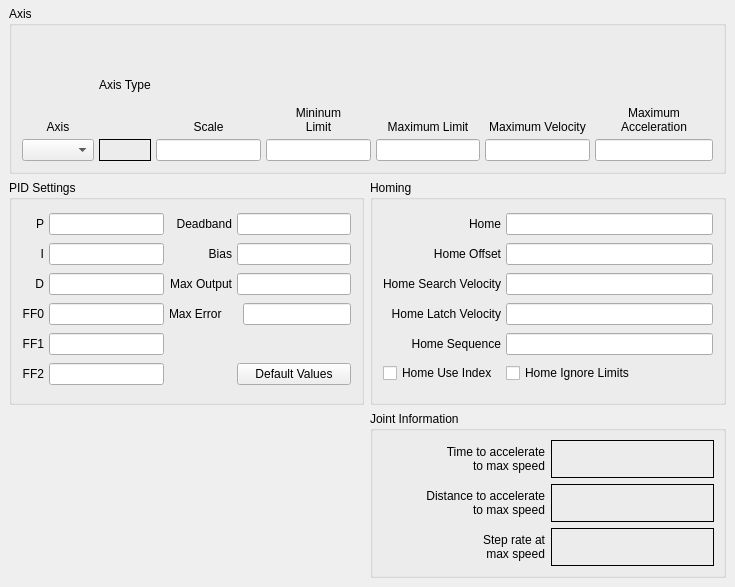
              <widget class="QWidget" name="servoJoint_5">
               <attribute name="title">
                <string>Joint 5</string>
               </attribute>
               <widget class="QGroupBox" name="gridGroupBox_15">
                <property name="geometry">
                 <rect>
                  <x>370</x>
                  <y>411</y>
                  <width>356</width>
                  <height>167</height>
                 </rect>
                </property>
                <property name="title">
                 <string>Joint Information</string>
                </property>
                <layout class="QGridLayout" name="gridLayout_82">
                 <item row="0" column="0">
                  <widget class="QLabel" name="label_597">
                   <property name="text">
                    <string>&lt;html&gt;&lt;head/&gt;&lt;body&gt;&lt;p align=&quot;right&quot;&gt;Time to accelerate&lt;br/&gt;to max speed&lt;/p&gt;&lt;/body&gt;&lt;/html&gt;</string>
                   </property>
                  </widget>
                 </item>
                 <item row="1" column="0">
                  <widget class="QLabel" name="label_598">
                   <property name="text">
                    <string>&lt;html&gt;&lt;head/&gt;&lt;body&gt;&lt;p align=&quot;right&quot;&gt;Distance to accelerate&lt;br/&gt;to max speed&lt;/p&gt;&lt;/body&gt;&lt;/html&gt;</string>
                   </property>
                  </widget>
                 </item>
                 <item row="2" column="0">
                  <widget class="QLabel" name="label_599">
                   <property name="text">
                    <string>&lt;html&gt;&lt;head/&gt;&lt;body&gt;&lt;p align=&quot;right&quot;&gt;Step rate at&lt;br/&gt;max speed&lt;/p&gt;&lt;/body&gt;&lt;/html&gt;</string>
                   </property>
                  </widget>
                 </item>
                 <item row="1" column="1">
                  <widget class="QLabel" name="distanceJoint_10">
                   <property name="frameShape">
                    <enum>QFrame::Box</enum>
                   </property>
                   <property name="text">
                    <string/>
                   </property>
                  </widget>
                 </item>
                 <item row="0" column="1">
                  <widget class="QLabel" name="timeJoint_10">
                   <property name="frameShape">
                    <enum>QFrame::Box</enum>
                   </property>
                   <property name="text">
                    <string/>
                   </property>
                  </widget>
                 </item>
                 <item row="2" column="1">
                  <widget class="QLabel" name="stepRateJoint_10">
                   <property name="frameShape">
                    <enum>QFrame::Box</enum>
                   </property>
                   <property name="text">
                    <string/>
                   </property>
                  </widget>
                 </item>
                </layout>
               </widget>
               <widget class="QGroupBox" name="jointAxisGroup_10">
                <property name="geometry">
                 <rect>
                  <x>9</x>
                  <y>6</y>
                  <width>717</width>
                  <height>168</height>
                 </rect>
                </property>
                <property name="title">
                 <string>Axis</string>
                </property>
                <layout class="QGridLayout" name="gridLayout_80">
                 <property name="margin">
                  <number>10</number>
                 </property>
                 <property name="spacing">
                  <number>5</number>
                 </property>
                 <item row="1" column="0">
                  <widget class="QComboBox" name="axisCB_10"/>
                 </item>
                 <item row="0" column="3">
                  <widget class="QLabel" name="label_586">
                   <property name="text">
                    <string>&lt;html&gt;&lt;head/&gt;&lt;body&gt;&lt;p&gt;Mininum&lt;br/&gt;Limit&lt;/p&gt;&lt;/body&gt;&lt;/html&gt;</string>
                   </property>
                   <property name="alignment">
                    <set>Qt::AlignBottom|Qt::AlignHCenter</set>
                   </property>
                   <property name="wordWrap">
                    <bool>true</bool>
                   </property>
                  </widget>
                 </item>
                 <item row="0" column="0">
                  <widget class="QLabel" name="label_587">
                   <property name="text">
                    <string>Axis</string>
                   </property>
                   <property name="alignment">
                    <set>Qt::AlignBottom|Qt::AlignHCenter</set>
                   </property>
                  </widget>
                 </item>
                 <item row="1" column="3">
                  <widget class="QLineEdit" name="minLimit_10">
                   <property name="alignment">
                    <set>Qt::AlignRight|Qt::AlignTrailing|Qt::AlignVCenter</set>
                   </property>
                  </widget>
                 </item>
                 <item row="1" column="4">
                  <widget class="QLineEdit" name="maxLimit_10">
                   <property name="alignment">
                    <set>Qt::AlignRight|Qt::AlignTrailing|Qt::AlignVCenter</set>
                   </property>
                  </widget>
                 </item>
                 <item row="0" column="4">
                  <widget class="QLabel" name="label_588">
                   <property name="text">
                    <string>Maximum Limit</string>
                   </property>
                   <property name="textFormat">
                    <enum>Qt::AutoText</enum>
                   </property>
                   <property name="alignment">
                    <set>Qt::AlignBottom|Qt::AlignHCenter</set>
                   </property>
                   <property name="wordWrap">
                    <bool>true</bool>
                   </property>
                  </widget>
                 </item>
                 <item row="0" column="5">
                  <widget class="QLabel" name="label_589">
                   <property name="text">
                    <string>Maximum Velocity</string>
                   </property>
                   <property name="alignment">
                    <set>Qt::AlignBottom|Qt::AlignHCenter</set>
                   </property>
                   <property name="wordWrap">
                    <bool>true</bool>
                   </property>
                  </widget>
                 </item>
                 <item row="1" column="5">
                  <widget class="QLineEdit" name="maxVelocity_10">
                   <property name="alignment">
                    <set>Qt::AlignRight|Qt::AlignTrailing|Qt::AlignVCenter</set>
                   </property>
                  </widget>
                 </item>
                 <item row="0" column="2">
                  <widget class="QLabel" name="label_590">
                   <property name="text">
                    <string>Scale</string>
                   </property>
                   <property name="alignment">
                    <set>Qt::AlignBottom|Qt::AlignHCenter</set>
                   </property>
                  </widget>
                 </item>
                 <item row="0" column="6">
                  <widget class="QLabel" name="label_591">
                   <property name="text">
                    <string>Maximum Acceleration</string>
                   </property>
                   <property name="alignment">
                    <set>Qt::AlignBottom|Qt::AlignHCenter</set>
                   </property>
                   <property name="wordWrap">
                    <bool>true</bool>
                   </property>
                  </widget>
                 </item>
                 <item row="1" column="6">
                  <widget class="QLineEdit" name="maxAccel_10">
                   <property name="alignment">
                    <set>Qt::AlignRight|Qt::AlignTrailing|Qt::AlignVCenter</set>
                   </property>
                  </widget>
                 </item>
                 <item row="0" column="1">
                  <widget class="QLabel" name="label_592">
                   <property name="text">
                    <string>Axis Type</string>
                   </property>
                  </widget>
                 </item>
                 <item row="1" column="1">
                  <widget class="QLabel" name="axisType_10">
                   <property name="frameShape">
                    <enum>QFrame::Box</enum>
                   </property>
                   <property name="text">
                    <string/>
                   </property>
                  </widget>
                 </item>
                 <item row="1" column="2">
                  <widget class="QLineEdit" name="scale_10"/>
                 </item>
                </layout>
               </widget>
               <widget class="QGroupBox" name="groupBox_31">
                <property name="geometry">
                 <rect>
                  <x>9</x>
                  <y>180</y>
                  <width>355</width>
                  <height>225</height>
                 </rect>
                </property>
                <property name="title">
                 <string>PID Settings</string>
                </property>
                <layout class="QGridLayout" name="gridLayout_83">
                 <property name="margin">
                  <number>10</number>
                 </property>
                 <property name="spacing">
                  <number>5</number>
                 </property>
                 <item row="0" column="0">
                  <widget class="QLabel" name="label_593">
                   <property name="text">
                    <string>P</string>
                   </property>
                   <property name="alignment">
                    <set>Qt::AlignRight|Qt::AlignTrailing|Qt::AlignVCenter</set>
                   </property>
                  </widget>
                 </item>
                 <item row="0" column="1">
                  <widget class="QLineEdit" name="p_10">
                   <property name="text">
                    <string/>
                   </property>
                   <property name="alignment">
                    <set>Qt::AlignRight|Qt::AlignTrailing|Qt::AlignVCenter</set>
                   </property>
                  </widget>
                 </item>
                 <item row="0" column="2">
                  <widget class="QLabel" name="label_600">
                   <property name="text">
                    <string>Deadband</string>
                   </property>
                   <property name="alignment">
                    <set>Qt::AlignRight|Qt::AlignTrailing|Qt::AlignVCenter</set>
                   </property>
                  </widget>
                 </item>
                 <item row="0" column="3">
                  <widget class="QLineEdit" name="deadband_10">
                   <property name="text">
                    <string/>
                   </property>
                   <property name="alignment">
                    <set>Qt::AlignRight|Qt::AlignTrailing|Qt::AlignVCenter</set>
                   </property>
                  </widget>
                 </item>
                 <item row="1" column="0">
                  <widget class="QLabel" name="label_601">
                   <property name="text">
                    <string>I</string>
                   </property>
                   <property name="alignment">
                    <set>Qt::AlignRight|Qt::AlignTrailing|Qt::AlignVCenter</set>
                   </property>
                  </widget>
                 </item>
                 <item row="1" column="1">
                  <widget class="QLineEdit" name="i_10">
                   <property name="text">
                    <string/>
                   </property>
                   <property name="alignment">
                    <set>Qt::AlignRight|Qt::AlignTrailing|Qt::AlignVCenter</set>
                   </property>
                  </widget>
                 </item>
                 <item row="1" column="2">
                  <widget class="QLabel" name="label_602">
                   <property name="text">
                    <string>Bias</string>
                   </property>
                   <property name="alignment">
                    <set>Qt::AlignRight|Qt::AlignTrailing|Qt::AlignVCenter</set>
                   </property>
                  </widget>
                 </item>
                 <item row="1" column="3">
                  <widget class="QLineEdit" name="bias_10">
                   <property name="text">
                    <string/>
                   </property>
                   <property name="alignment">
                    <set>Qt::AlignRight|Qt::AlignTrailing|Qt::AlignVCenter</set>
                   </property>
                  </widget>
                 </item>
                 <item row="2" column="0">
                  <widget class="QLabel" name="label_603">
                   <property name="text">
                    <string>D</string>
                   </property>
                   <property name="alignment">
                    <set>Qt::AlignRight|Qt::AlignTrailing|Qt::AlignVCenter</set>
                   </property>
                  </widget>
                 </item>
                 <item row="2" column="1">
                  <widget class="QLineEdit" name="d_10">
                   <property name="text">
                    <string/>
                   </property>
                   <property name="alignment">
                    <set>Qt::AlignRight|Qt::AlignTrailing|Qt::AlignVCenter</set>
                   </property>
                  </widget>
                 </item>
                 <item row="2" column="2">
                  <widget class="QLabel" name="label_604">
                   <property name="text">
                    <string>Max Output</string>
                   </property>
                   <property name="alignment">
                    <set>Qt::AlignRight|Qt::AlignTrailing|Qt::AlignVCenter</set>
                   </property>
                  </widget>
                 </item>
                 <item row="2" column="3">
                  <widget class="QLineEdit" name="maxOutput_10">
                   <property name="text">
                    <string/>
                   </property>
                   <property name="alignment">
                    <set>Qt::AlignRight|Qt::AlignTrailing|Qt::AlignVCenter</set>
                   </property>
                  </widget>
                 </item>
                 <item row="3" column="0">
                  <widget class="QLabel" name="label_605">
                   <property name="text">
                    <string>FF0</string>
                   </property>
                   <property name="alignment">
                    <set>Qt::AlignRight|Qt::AlignTrailing|Qt::AlignVCenter</set>
                   </property>
                  </widget>
                 </item>
                 <item row="3" column="1">
                  <widget class="QLineEdit" name="ff0_10">
                   <property name="text">
                    <string/>
                   </property>
                   <property name="alignment">
                    <set>Qt::AlignRight|Qt::AlignTrailing|Qt::AlignVCenter</set>
                   </property>
                  </widget>
                 </item>
                 <item row="4" column="0">
                  <widget class="QLabel" name="label_606">
                   <property name="text">
                    <string>FF1</string>
                   </property>
                   <property name="alignment">
                    <set>Qt::AlignRight|Qt::AlignTrailing|Qt::AlignVCenter</set>
                   </property>
                  </widget>
                 </item>
                 <item row="4" column="1">
                  <widget class="QLineEdit" name="ff1_10">
                   <property name="text">
                    <string/>
                   </property>
                   <property name="alignment">
                    <set>Qt::AlignRight|Qt::AlignTrailing|Qt::AlignVCenter</set>
                   </property>
                  </widget>
                 </item>
                 <item row="5" column="0">
                  <widget class="QLabel" name="label_607">
                   <property name="text">
                    <string>FF2</string>
                   </property>
                   <property name="alignment">
                    <set>Qt::AlignRight|Qt::AlignTrailing|Qt::AlignVCenter</set>
                   </property>
                  </widget>
                 </item>
                 <item row="5" column="1">
                  <widget class="QLineEdit" name="ff2_10">
                   <property name="text">
                    <string/>
                   </property>
                   <property name="alignment">
                    <set>Qt::AlignRight|Qt::AlignTrailing|Qt::AlignVCenter</set>
                   </property>
                  </widget>
                 </item>
                 <item row="5" column="3">
                  <widget class="QPushButton" name="pidDefault_10">
                   <property name="text">
                    <string>Default Values</string>
                   </property>
                  </widget>
                 </item>
                 <item row="3" column="3" alignment="Qt::AlignRight">
                  <widget class="QLineEdit" name="maxError_10"/>
                 </item>
                 <item row="3" column="2">
                  <widget class="QLabel" name="label_608">
                   <property name="text">
                    <string>Max Error</string>
                   </property>
                  </widget>
                 </item>
                </layout>
               </widget>
               <widget class="QGroupBox" name="groupBox_32">
                <property name="geometry">
                 <rect>
                  <x>370</x>
                  <y>180</y>
                  <width>356</width>
                  <height>225</height>
                 </rect>
                </property>
                <property name="title">
                 <string>Homing</string>
                </property>
                <layout class="QGridLayout" name="gridLayout_84">
                 <property name="margin">
                  <number>10</number>
                 </property>
                 <property name="spacing">
                  <number>5</number>
                 </property>
                 <item row="0" column="0">
                  <widget class="QLabel" name="label_609">
                   <property name="text">
                    <string>Home</string>
                   </property>
                   <property name="alignment">
                    <set>Qt::AlignRight|Qt::AlignTrailing|Qt::AlignVCenter</set>
                   </property>
                  </widget>
                 </item>
                 <item row="0" column="1">
                  <widget class="QLineEdit" name="home_10">
                   <property name="toolTip">
                    <string>&lt;html&gt;&lt;head/&gt;&lt;body&gt;&lt;p&gt;Home is usually set to 0&lt;/p&gt;&lt;/body&gt;&lt;/html&gt;</string>
                   </property>
                   <property name="alignment">
                    <set>Qt::AlignRight|Qt::AlignTrailing|Qt::AlignVCenter</set>
                   </property>
                  </widget>
                 </item>
                 <item row="1" column="0">
                  <widget class="QLabel" name="label_610">
                   <property name="text">
                    <string>Home Offset</string>
                   </property>
                   <property name="alignment">
                    <set>Qt::AlignRight|Qt::AlignTrailing|Qt::AlignVCenter</set>
                   </property>
                  </widget>
                 </item>
                 <item row="1" column="1">
                  <widget class="QLineEdit" name="homeOffset_10">
                   <property name="toolTip">
                    <string>&lt;html&gt;&lt;head/&gt;&lt;body&gt;&lt;p&gt;Home Offset can be used to back off of the home switch&lt;/p&gt;&lt;/body&gt;&lt;/html&gt;</string>
                   </property>
                   <property name="alignment">
                    <set>Qt::AlignRight|Qt::AlignTrailing|Qt::AlignVCenter</set>
                   </property>
                  </widget>
                 </item>
                 <item row="2" column="0">
                  <widget class="QLabel" name="label_611">
                   <property name="text">
                    <string>Home Search Velocity</string>
                   </property>
                   <property name="alignment">
                    <set>Qt::AlignRight|Qt::AlignTrailing|Qt::AlignVCenter</set>
                   </property>
                  </widget>
                 </item>
                 <item row="2" column="1">
                  <widget class="QLineEdit" name="homeSearchVel_10">
                   <property name="toolTip">
                    <string>&lt;html&gt;&lt;head/&gt;&lt;body&gt;&lt;p&gt;Search Velocity is in units per second&lt;/p&gt;&lt;/body&gt;&lt;/html&gt;</string>
                   </property>
                   <property name="alignment">
                    <set>Qt::AlignRight|Qt::AlignTrailing|Qt::AlignVCenter</set>
                   </property>
                  </widget>
                 </item>
                 <item row="3" column="0">
                  <widget class="QLabel" name="label_612">
                   <property name="text">
                    <string>Home Latch Velocity</string>
                   </property>
                   <property name="alignment">
                    <set>Qt::AlignRight|Qt::AlignTrailing|Qt::AlignVCenter</set>
                   </property>
                  </widget>
                 </item>
                 <item row="3" column="1">
                  <widget class="QLineEdit" name="homeLatchVel_10">
                   <property name="toolTip">
                    <string>&lt;html&gt;&lt;head/&gt;&lt;body&gt;&lt;p&gt;Latch Velocity is in user units per second&lt;br/&gt;usually set slower than Search Velocity&lt;/p&gt;&lt;/body&gt;&lt;/html&gt;</string>
                   </property>
                   <property name="alignment">
                    <set>Qt::AlignRight|Qt::AlignTrailing|Qt::AlignVCenter</set>
                   </property>
                  </widget>
                 </item>
                 <item row="5" column="0">
                  <widget class="QCheckBox" name="homeUseIndex_10">
                   <property name="text">
                    <string>Home Use Index</string>
                   </property>
                  </widget>
                 </item>
                 <item row="5" column="1">
                  <widget class="QCheckBox" name="homeIgnoreLimits_10">
                   <property name="text">
                    <string>Home Ignore Limits</string>
                   </property>
                  </widget>
                 </item>
                 <item row="4" column="1">
                  <widget class="QLineEdit" name="homeSequence_10">
                   <property name="toolTip">
                    <string>&lt;html&gt;&lt;head/&gt;&lt;body&gt;&lt;p&gt;Home sequences start at 0 and do not skip a number.&lt;/p&gt;&lt;p&gt;Multiple joint axis use a negative number.&lt;/p&gt;&lt;p&gt;Leave blank to home the joint manually.&lt;/p&gt;&lt;/body&gt;&lt;/html&gt;</string>
                   </property>
                  </widget>
                 </item>
                 <item row="4" column="0">
                  <widget class="QLabel" name="label_613">
                   <property name="text">
                    <string>Home Sequence</string>
                   </property>
                   <property name="alignment">
                    <set>Qt::AlignRight|Qt::AlignTrailing|Qt::AlignVCenter</set>
                   </property>
                  </widget>
                 </item>
                </layout>
               </widget>
              </widget>
